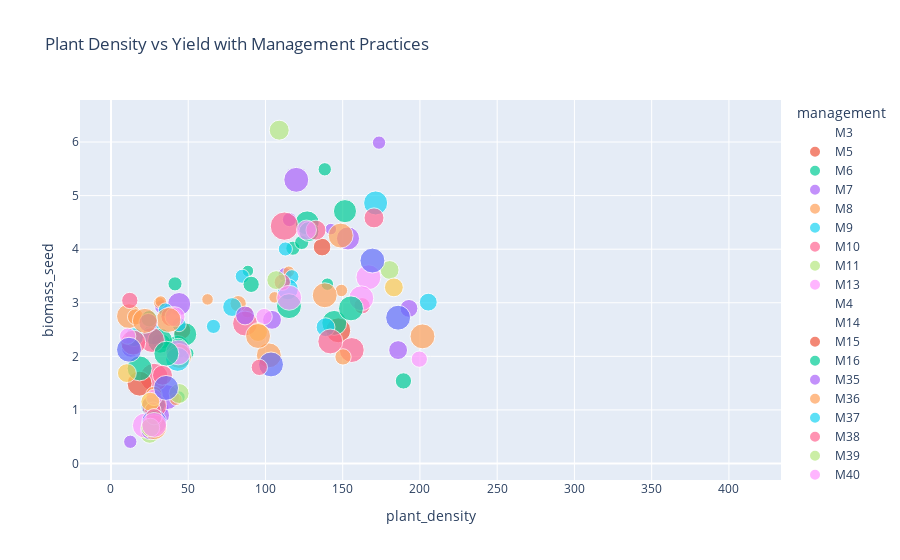

This figure's notebook cell:
### Code cell
import plotly.express as px
fig = px.scatter(df, 
                 x='plant_density',
                 y='biomass_seed',
                 color='management',
                 size='n_amount',
                 hover_data=['crop_type', 'NUE'],
                 title='Plant Density vs Yield with Management Practices')

fig.show();
